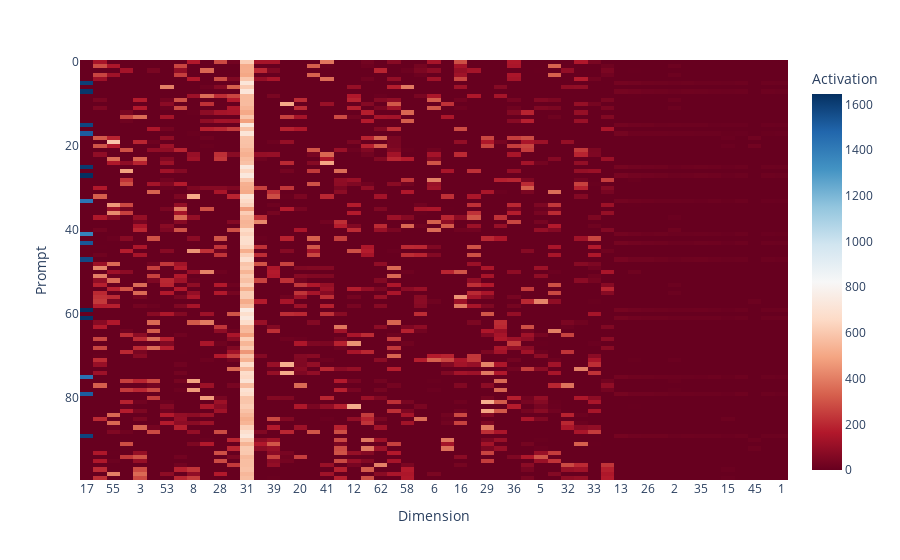

This figure's notebook cell:
### Code cell
@typed
def show_activations(activations: Float[TT, "n d"], perm: Int[TT, "k"]) -> None:
    fig = px.imshow(
        activations[:, perm],
        color_continuous_scale=px.colors.diverging.RdBu,
        labels={"x": "Dimension", "y": "Prompt", "color": "Activation"},
        x=[str(elem.item()) for elem in perm],
        # y=prefixes,
        # zmin=-1,
        # zmax=1,
    )
    fig.show()


stacked = t.stack(compressed)
stds = stacked.std(dim=0)
std_argsort = t.tensor(list(stds.argsort())[::-1])
important_dirs = std_argsort[:53]
# stacked -= stacked.mean(dim=0, keepdim=True)
# stacked /= stacked.norm(dim=0, keepdim=True)
show_activations(stacked[:100], perm=important_dirs)

### Figure 1 — Plotly figure (JSON) as saved in the notebook; plotly's stock layout.template omitted (floating-point values rounded to 4 significant figures; data arrays with more than 128 entries replaced by an {"elided": "..."} marker saying what was removed)
{"data": [{"coloraxis": "coloraxis", "hovertemplate": "Dimension: %{x}<br>Prompt: %{y}<br>Activation: %{z}<extra></extra>", "name": "0", "type": "heatmap", "x": ["17", "54", "55", "4", "3", "9", "53", "11", "8", "18", "28", "48", "31", "49", "39", "23", "20", "25", "41", "59", "12", "51", "62", "57", "58", "19", "6", "10", "16", "63", "29", "22", "36", "61", "5", "34", "32", "40", "33", "14", "13", "21", "26", "27", "2", "44", "35", "42", "15", "50", "45", "24", "1"], "xaxis": "x", "yaxis": "y", "z": {"elided": "100x53 float values"}}], "layout": {"coloraxis": {"colorbar": {"title": {"text": "Activation"}}, "colorscale": [[0, "rgb(103,0,31)"], [0.1, "rgb(178,24,43)"], [0.2, "rgb(214,96,77)"], [0.3, "rgb(244,165,130)"], [0.4, "rgb(253,219,199)"], [0.5, "rgb(247,247,247)"], [0.6, "rgb(209,229,240)"], [0.7, "rgb(146,197,222)"], [0.8, "rgb(67,147,195)"], [0.9, "rgb(33,102,172)"], [1, "rgb(5,48,97)"]]}, "margin": {"t": 60}, "xaxis": {"anchor": "y", "constrain": "domain", "domain": [0, 1], "scaleanchor": "y", "title": {"text": "Dimension"}}, "yaxis": {"anchor": "x", "autorange": "reversed", "constrain": "domain", "domain": [0, 1], "title": {"text": "Prompt"}}}}
